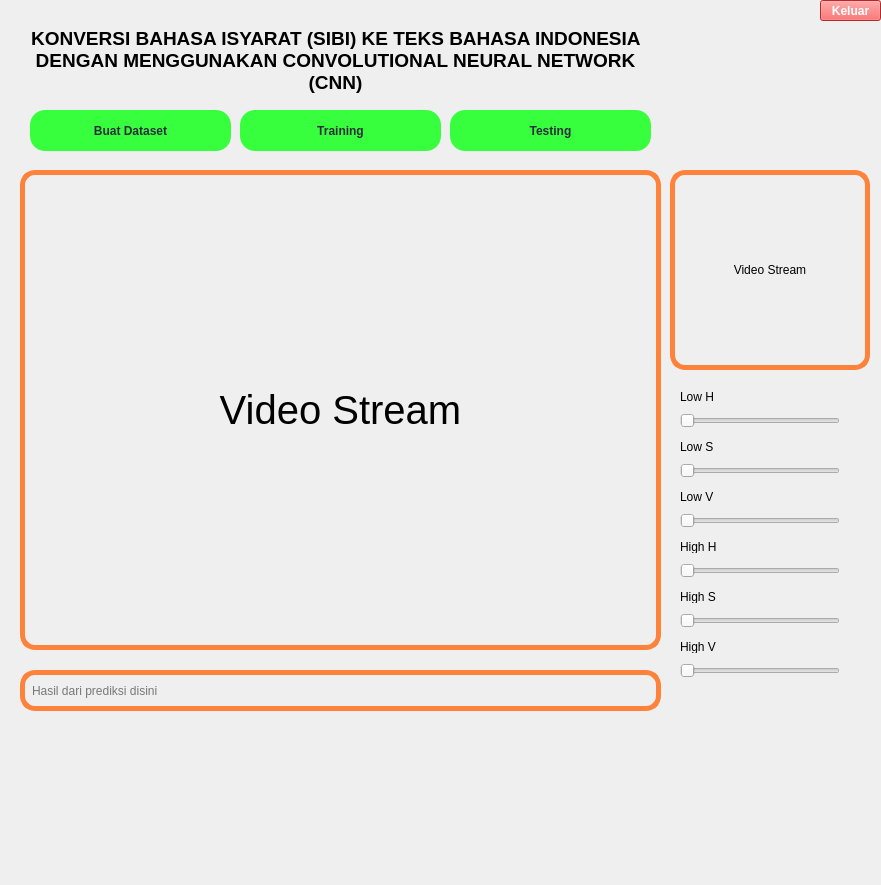
<?xml version="1.0" encoding="UTF-8"?>
<ui version="4.0">
 <class>MainWindow</class>
 <widget class="QMainWindow" name="MainWindow">
  <property name="geometry">
   <rect>
    <x>0</x>
    <y>0</y>
    <width>881</width>
    <height>885</height>
   </rect>
  </property>
  <property name="windowTitle">
   <string>MainWindow</string>
  </property>
  <widget class="QWidget" name="centralwidget">
   <widget class="QLabel" name="lJudul">
    <property name="geometry">
     <rect>
      <x>10</x>
      <y>20</y>
      <width>651</width>
      <height>81</height>
     </rect>
    </property>
    <property name="text">
     <string>&lt;html&gt;&lt;head/&gt;&lt;body&gt;&lt;p align=&quot;center&quot;&gt;&lt;span style=&quot; font-size:14pt; font-weight:600;&quot;&gt;KONVERSI BAHASA ISYARAT (SIBI) KE TEKS BAHASA INDONESIA DENGAN MENGGUNAKAN CONVOLUTIONAL NEURAL NETWORK (CNN)&lt;/span&gt;&lt;/p&gt;&lt;/body&gt;&lt;/html&gt;</string>
    </property>
    <property name="alignment">
     <set>Qt::AlignCenter</set>
    </property>
    <property name="wordWrap">
     <bool>true</bool>
    </property>
   </widget>
   <widget class="QLineEdit" name="leResult">
    <property name="geometry">
     <rect>
      <x>20</x>
      <y>670</y>
      <width>641</width>
      <height>41</height>
     </rect>
    </property>
    <property name="styleSheet">
     <string notr="true">border: 5px solid #FF823A;
font-size: 120%;
border-radius: 15px;
padding:5px 5px;
background: transparent;</string>
    </property>
    <property name="placeholderText">
     <string>Hasil dari prediksi disini</string>
    </property>
   </widget>
   <widget class="QLabel" name="lImageTesting">
    <property name="geometry">
     <rect>
      <x>20</x>
      <y>170</y>
      <width>641</width>
      <height>480</height>
     </rect>
    </property>
    <property name="styleSheet">
     <string notr="true">border: 5px solid #FF823A;
font-size: 40px;
border-radius: 15px;</string>
    </property>
    <property name="text">
     <string>Video Stream</string>
    </property>
    <property name="alignment">
     <set>Qt::AlignCenter</set>
    </property>
   </widget>
   <widget class="QPushButton" name="btnScreenCreateDataset">
    <property name="geometry">
     <rect>
      <x>30</x>
      <y>110</y>
      <width>201</width>
      <height>41</height>
     </rect>
    </property>
    <property name="font">
     <font>
      <weight>75</weight>
      <bold>true</bold>
     </font>
    </property>
    <property name="styleSheet">
     <string notr="true">background-color:#38FF3D;
text-weight: bold;
border-radius:15px;
color:#282D39;
font-size: 150%;</string>
    </property>
    <property name="text">
     <string>Buat Dataset</string>
    </property>
   </widget>
   <widget class="QPushButton" name="btnScreenTraining">
    <property name="geometry">
     <rect>
      <x>240</x>
      <y>110</y>
      <width>201</width>
      <height>41</height>
     </rect>
    </property>
    <property name="font">
     <font>
      <weight>75</weight>
      <bold>true</bold>
     </font>
    </property>
    <property name="styleSheet">
     <string notr="true">background-color:#38FF3D;
text-weight: bold;
border-radius:15px;
color:#282D39;
font-size: 150%;</string>
    </property>
    <property name="text">
     <string>Training</string>
    </property>
   </widget>
   <widget class="QPushButton" name="btnScreenTesting">
    <property name="geometry">
     <rect>
      <x>450</x>
      <y>110</y>
      <width>201</width>
      <height>41</height>
     </rect>
    </property>
    <property name="font">
     <font>
      <weight>75</weight>
      <bold>true</bold>
     </font>
    </property>
    <property name="styleSheet">
     <string notr="true">background-color:#38FF3D;
text-weight: bold;
border-radius:15px;
color:#282D39;
font-size: 150%;</string>
    </property>
    <property name="text">
     <string>Testing</string>
    </property>
   </widget>
   <widget class="QPushButton" name="btnKeluar">
    <property name="geometry">
     <rect>
      <x>820</x>
      <y>0</y>
      <width>61</width>
      <height>21</height>
     </rect>
    </property>
    <property name="font">
     <font>
      <weight>75</weight>
      <bold>true</bold>
     </font>
    </property>
    <property name="styleSheet">
     <string notr="true">background-color:#FF3A3A;
text-weight: bold;
color: white;</string>
    </property>
    <property name="text">
     <string>Keluar</string>
    </property>
   </widget>
   <widget class="QLabel" name="lInfoClass">
    <property name="geometry">
     <rect>
      <x>20</x>
      <y>730</y>
      <width>631</width>
      <height>61</height>
     </rect>
    </property>
    <property name="font">
     <font>
      <pointsize>14</pointsize>
      <weight>75</weight>
      <bold>true</bold>
     </font>
    </property>
    <property name="text">
     <string/>
    </property>
    <property name="alignment">
     <set>Qt::AlignLeading|Qt::AlignLeft|Qt::AlignTop</set>
    </property>
   </widget>
   <widget class="QLabel" name="lImageTesting2">
    <property name="geometry">
     <rect>
      <x>670</x>
      <y>170</y>
      <width>200</width>
      <height>200</height>
     </rect>
    </property>
    <property name="font">
     <font>
      <pointsize>-1</pointsize>
     </font>
    </property>
    <property name="styleSheet">
     <string notr="true">border: 5px solid #FF823A;
font-size: 12px;
border-radius: 15px;</string>
    </property>
    <property name="text">
     <string>Video Stream</string>
    </property>
    <property name="alignment">
     <set>Qt::AlignCenter</set>
    </property>
   </widget>
   <widget class="QLabel" name="label_5">
    <property name="geometry">
     <rect>
      <x>680</x>
      <y>540</y>
      <width>47</width>
      <height>13</height>
     </rect>
    </property>
    <property name="text">
     <string>High H</string>
    </property>
   </widget>
   <widget class="QLabel" name="label_4">
    <property name="geometry">
     <rect>
      <x>680</x>
      <y>640</y>
      <width>47</width>
      <height>13</height>
     </rect>
    </property>
    <property name="text">
     <string>High V</string>
    </property>
   </widget>
   <widget class="QLabel" name="label_3">
    <property name="geometry">
     <rect>
      <x>680</x>
      <y>490</y>
      <width>47</width>
      <height>13</height>
     </rect>
    </property>
    <property name="text">
     <string>Low V</string>
    </property>
   </widget>
   <widget class="QSlider" name="hs_lv">
    <property name="geometry">
     <rect>
      <x>680</x>
      <y>510</y>
      <width>160</width>
      <height>22</height>
     </rect>
    </property>
    <property name="maximum">
     <number>255</number>
    </property>
    <property name="orientation">
     <enum>Qt::Horizontal</enum>
    </property>
   </widget>
   <widget class="QLabel" name="label_6">
    <property name="geometry">
     <rect>
      <x>680</x>
      <y>590</y>
      <width>47</width>
      <height>13</height>
     </rect>
    </property>
    <property name="text">
     <string>High S</string>
    </property>
   </widget>
   <widget class="QSlider" name="hs_hs">
    <property name="geometry">
     <rect>
      <x>680</x>
      <y>610</y>
      <width>160</width>
      <height>22</height>
     </rect>
    </property>
    <property name="maximum">
     <number>255</number>
    </property>
    <property name="orientation">
     <enum>Qt::Horizontal</enum>
    </property>
   </widget>
   <widget class="QSlider" name="hs_hh">
    <property name="geometry">
     <rect>
      <x>680</x>
      <y>560</y>
      <width>160</width>
      <height>22</height>
     </rect>
    </property>
    <property name="maximum">
     <number>255</number>
    </property>
    <property name="orientation">
     <enum>Qt::Horizontal</enum>
    </property>
   </widget>
   <widget class="QLabel" name="label">
    <property name="geometry">
     <rect>
      <x>680</x>
      <y>390</y>
      <width>47</width>
      <height>13</height>
     </rect>
    </property>
    <property name="text">
     <string>Low H</string>
    </property>
   </widget>
   <widget class="QSlider" name="hs_ls">
    <property name="geometry">
     <rect>
      <x>680</x>
      <y>460</y>
      <width>160</width>
      <height>22</height>
     </rect>
    </property>
    <property name="maximum">
     <number>255</number>
    </property>
    <property name="orientation">
     <enum>Qt::Horizontal</enum>
    </property>
   </widget>
   <widget class="QLabel" name="label_2">
    <property name="geometry">
     <rect>
      <x>680</x>
      <y>440</y>
      <width>47</width>
      <height>13</height>
     </rect>
    </property>
    <property name="text">
     <string>Low S</string>
    </property>
   </widget>
   <widget class="QSlider" name="hs_hv">
    <property name="geometry">
     <rect>
      <x>680</x>
      <y>660</y>
      <width>160</width>
      <height>22</height>
     </rect>
    </property>
    <property name="maximum">
     <number>255</number>
    </property>
    <property name="orientation">
     <enum>Qt::Horizontal</enum>
    </property>
   </widget>
   <widget class="QSlider" name="hs_lh">
    <property name="geometry">
     <rect>
      <x>680</x>
      <y>410</y>
      <width>160</width>
      <height>22</height>
     </rect>
    </property>
    <property name="maximum">
     <number>255</number>
    </property>
    <property name="orientation">
     <enum>Qt::Horizontal</enum>
    </property>
    <property name="tickPosition">
     <enum>QSlider::NoTicks</enum>
    </property>
   </widget>
   <widget class="QLabel" name="lInfoClassBottom">
    <property name="geometry">
     <rect>
      <x>670</x>
      <y>730</y>
      <width>191</width>
      <height>61</height>
     </rect>
    </property>
    <property name="font">
     <font>
      <pointsize>12</pointsize>
      <weight>75</weight>
      <bold>true</bold>
     </font>
    </property>
    <property name="text">
     <string/>
    </property>
    <property name="alignment">
     <set>Qt::AlignLeading|Qt::AlignLeft|Qt::AlignTop</set>
    </property>
   </widget>
  </widget>
 </widget>
 <resources/>
 <connections/>
</ui>
